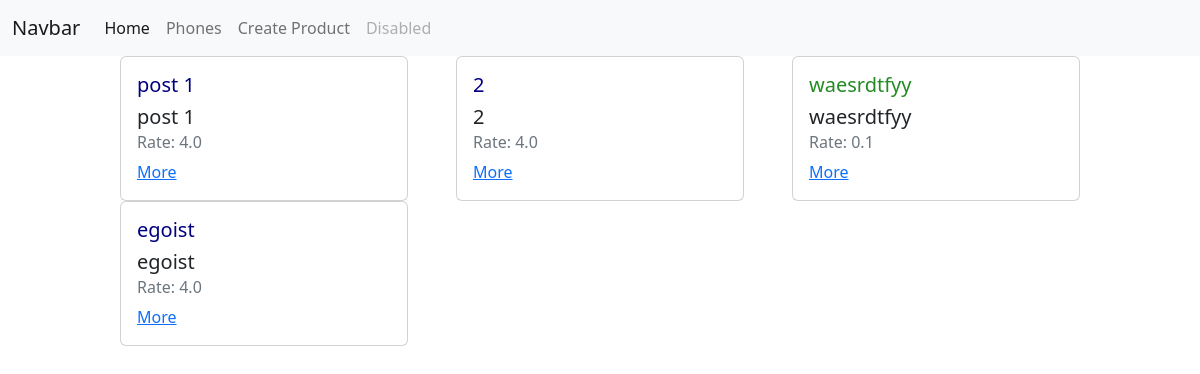
The page /phone/ on the database as committed earlier.
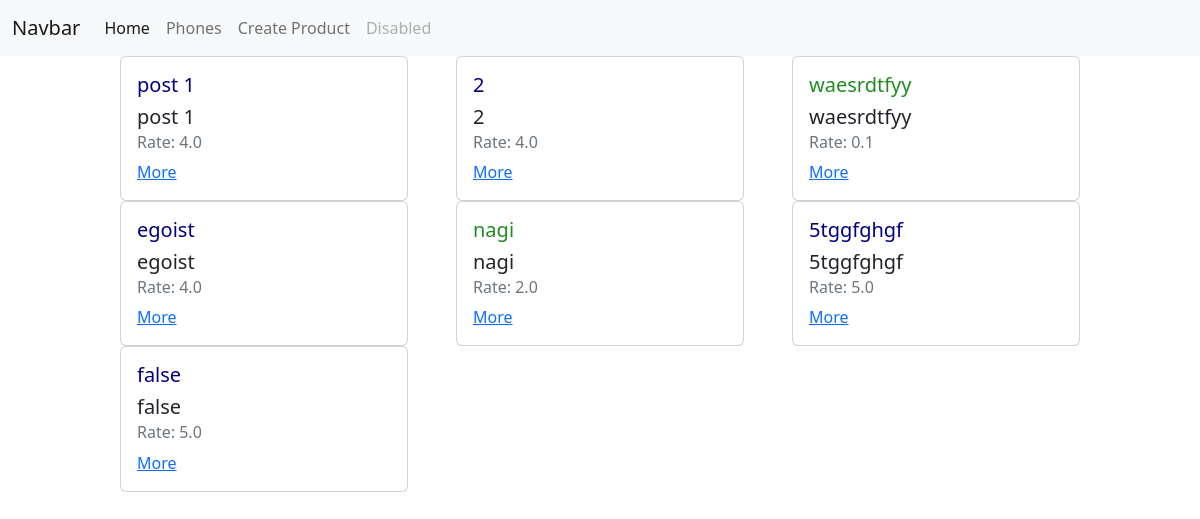
The same page on the database as committed later.
### phone/models.py (models this page shows, shortened)
class Product(models.Model):
    image = models.ImageField(null=True,blank=True)
    title = models.CharField(max_length=260)
    description = models.TextField()
    created_date = models.DateTimeField(auto_now_add=True)
    modified = models.DateTimeField(auto_now=True)
    rate = models.FloatField(default=0)

### phone/views.py (the view)
# urls.py: path('phone/', phone_view),
def phone_view(request):
    if request.method == 'GET':
        phones = Product.objects.all()
        context = {
            'phones': phones,
        }
        return render(request, 'phones/phones.html', context=context)

### templates/phones/phones.html
{% extends 'layouts/index.html' %}
{% load static %}
{% block head %}
    <link rel="stylesheet" href="{% static 'phones.css'%}">
{% endblock %}
{% block content %}
    <div class="phones">
        {% for phone in phones %}
            <div class="card" style="width: 18rem;">
                <div class="card-body">
                    {% if phone.rate < 2.5  %}
                        <h5 class="card-title" style="color: forestgreen">
                            {{ phone.title }}
                        </h5>
                    {% else %}
                        <h5 class="card-title"style="color: navy">
                            {{ phone.title }}
                        </h5>
                    {% endif %}
                    <h5 class="card-title">{{ phone.title }}</h5>
                    <h6 class="card-subtitle mb-2 text-muted">Rate: {{ phone.rate }}</h6>
                    <a href="/phone/{{ phone.id }}" class="card-link">More</a>
                </div>
            </div>
        {% endfor %}
    </div>
{% endblock %}

### templates/layouts/index.html (shortened to what this page needs)
<!doctype html>
<html lang="en">
<head>
    <link rel="stylesheet" href="https://cdn.jsdelivr.net/npm/bootstrap@5.2.3/dist/css/bootstrap.min.css">
    {% block head %}
    {% endblock %}
</head>
<body>
<nav class="navbar navbar-expand-lg navbar-light bg-light">
  <div class="container-fluid">
    <a class="navbar-brand" href="#">Navbar</a>
    <div class="collapse navbar-collapse" id="navbarNav">
      <ul class="navbar-nav">
        <li class="nav-item">
          <a class="nav-link active" aria-current="page" href="/">Home</a>
        </li>
        <li class="nav-item">
          <a class="nav-link" href="/phone/">Phones</a>
        </li>
        <li class="nav-item">
          <a class="nav-link" href="/phone/create/">Create Product</a>
        </li>
        <li class="nav-item">
          <a class="nav-link disabled" href="#" tabindex="-1" aria-disabled="true">Disabled</a>
        </li>
      </ul>
    </div>
  </div>
</nav>
{% block content %}
{% endblock %}
</body>
</html>

### static/phones.css (style rules this page uses)
.phones { width: 80%; margin-left: 10%; display: flex; justify-content: space-between; flex-wrap: wrap; }

Rows that differ between the two databases and show on the page:
added Product: title "nagi", rate "2.0"
added Product: title "5tggfghgf", rate "5.0"
added Product: title "false", rate "5.0"
